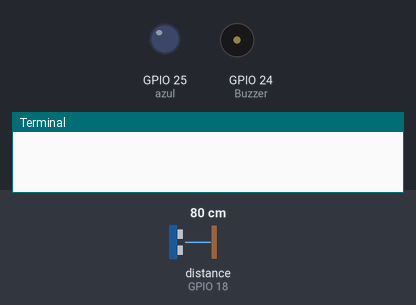
Bench run of a program on a simulated Raspberry Pi (BCM pin numbers). On the bench: output pins drawn as LEDs (lit = HIGH), buzzer (waves = sounding, pin HIGH), the last lines printed to the terminal. Inputs (shaded band) come from the test bench; at power-on: distance to the obstacle (sensor on GPIO 18) 80 cm. The echo pulse lasts 58.3 µs per cm; the clock reads 2024-03-15 10:24:30 at power-on unless the program sets it; the camera gives no picture and a still takes 0.5 s.

Above: at 2.2 s.
2.3 s: distance to the obstacle (sensor on GPIO 18) set to 34 cm
3.8 s: distance to the obstacle (sensor on GPIO 18) set to 28 cm
At 5.0 s:
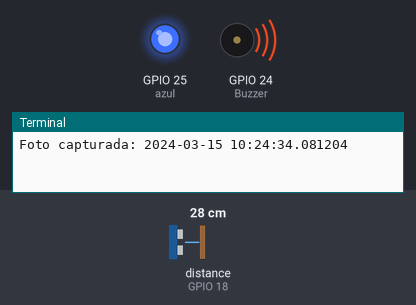
5.5 s: distance to the obstacle (sensor on GPIO 18) set to 35 cm
At 6.6 s:
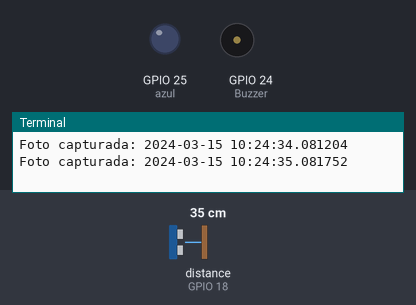
7.5 s: distance to the obstacle (sensor on GPIO 18) set to 2 cm
At 8.8 s:
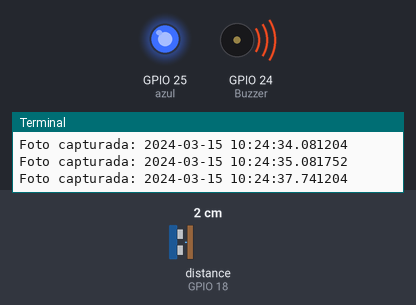
Timing chart, 0 to 10.2 s (numbered marks = the images above; inputs shaded):
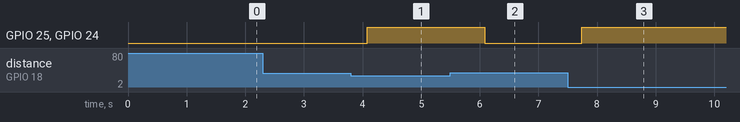

The program:

gpio_ex3.py
```python
from picamera import PiCamera
from gpiozero import DistanceSensor, LED, Buzzer
from time import sleep
from datetime import datetime

camera = PiCamera()
camera.rotation = 180

azul = LED (25)
som = Buzzer(24)

sensor = DistanceSensor (echo=18, trigger=23, max_distance=0.5)

def fotografar():
	azul.on()
	som.on()

	hora = datetime.now()
	camera.capture (str(hora) + ".jpg")
	print ("Foto capturada: " + str(hora))

	sleep(0.5)
	azul.off()
	som.off()

sleep (1)

while True:
	sensor.wait_for_in_range()
	fotografar()
```

Measured:
- the behaviour switches between 31 and 30 cm on distance to the obstacle (sensor on GPIO 18) (found by bisection; images 0 and 1)
- after the input at 2.3 s, every drawn part: stays the same
- after the input at 3.8 s, GPIO 25 (azul), GPIO 24 (Buzzer): LOW → HIGH after 0.28 s
- after the input at 5.5 s, GPIO 25 (azul), GPIO 24 (Buzzer): HIGH → LOW after 0.58 s
- after the input at 7.5 s, GPIO 25 (azul), GPIO 24 (Buzzer): LOW → HIGH after 0.24 s
